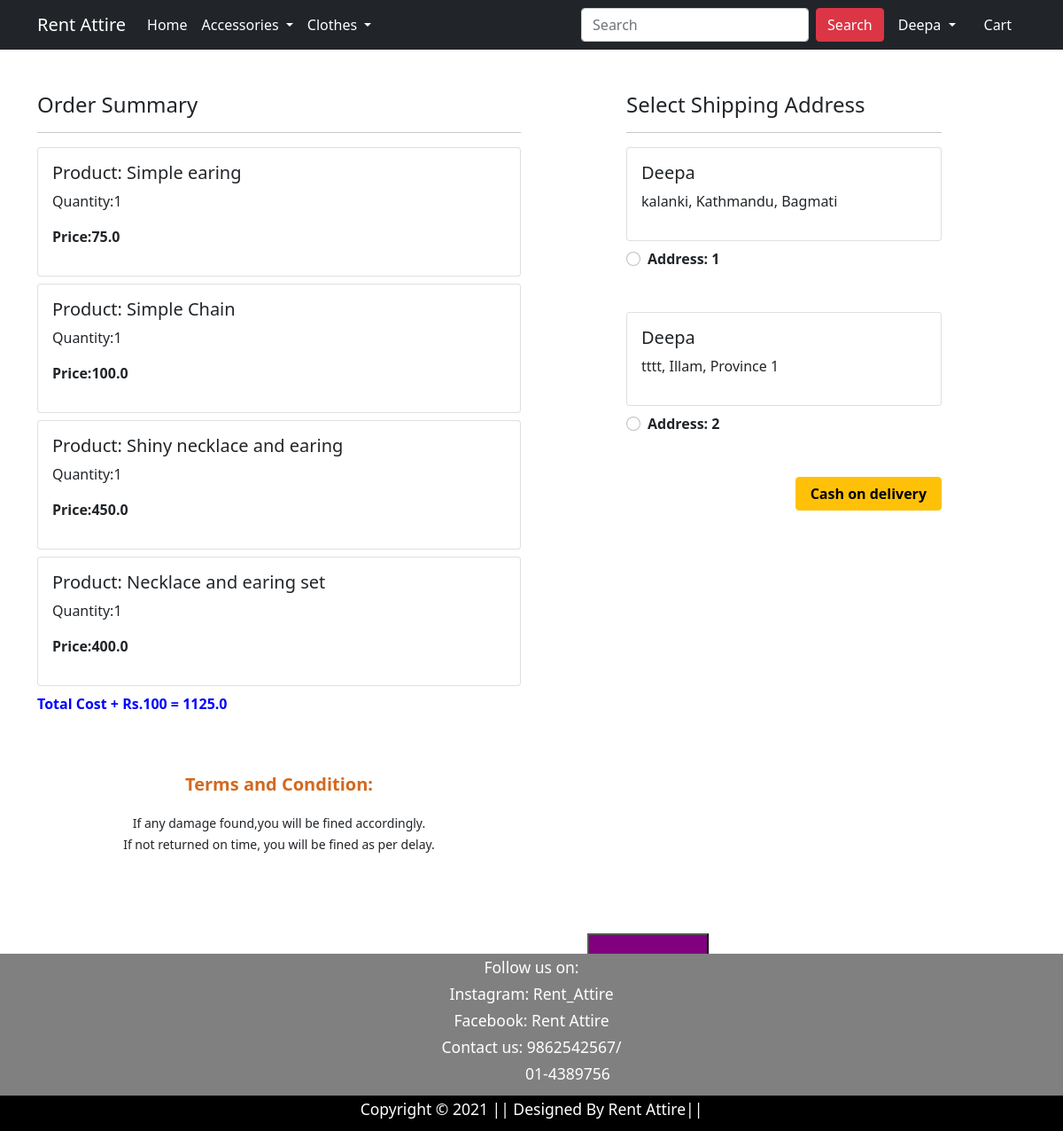
/checkout/ (signed in), run on the app's committed database.
### app/models.py (models this page shows, shortened)
class Cart(models.Model):
    user = models.ForeignKey(User, on_delete=models.CASCADE)
    product = models.ForeignKey(Product, on_delete=models.CASCADE)
    quantity = models.PositiveIntegerField(default = 1)
    rent_duration = models.CharField(max_length=6, default='4 days')
    @property
    def total_cost(self):
     return self.quantity * self.product.discounted_price

class Product(models.Model):
    title = models.CharField(max_length=100)
    renting_price = models.FloatField()
    discounted_price = models.FloatField()
    description = models.TextField()
    category = models.CharField(choices = CATEGORY_CHOICES, max_length=2)
    materialandcare = models.TextField(null=True)
    product_image = models.ImageField(upload_to='producting')

class Customer(models.Model):
    user = models.ForeignKey(User, on_delete=models.CASCADE)
    name = models.CharField(max_length = 200)
    locality = models.CharField(max_length=200)
    city = models.CharField(max_length=50)
    province = models.CharField(choices=PROVINCE_CHOICES, max_length=50)

### app/views.py (the view)
# urls.py: path('checkout/', views.checkout, name='checkout'),
@login_required
def checkout(request):
    user = request.user
    add = Customer.objects.filter(user=user)
    cart_items = Cart.objects.filter(user=user)
    amount = 0.0
    shipping_amount = 100.0
    totalamount = 0.0
    cart_product = [p for p in Cart.objects.all() if p.user==user]
    if cart_product:
        for p in cart_product:
            tempamount = (p.quantity * p.product.discounted_price)
            amount +=tempamount
        totalamount = amount + shipping_amount
    return render(request, 'app/checkout.html', {'add':add, 'totalamount' : totalamount,'cart_items':cart_items})

### app/templates/app/checkout.html (shortened to what this page needs)
{% extends 'app/base.html' %}
{% load static %}
{% block main-content %}
<div class="container">
 <div class="row mt-5">
  <div class="col-sm-6">
    <h4>Order Summary</h4>
    <hr>
    {% for item  in cart_items %}
      <div class="card mb-2">
        <div class="card-body">
          <h5>Product: {{item.product.title}}</h5>
          <p>Quantity:{{item.quantity}}</p>
          <p class="fw-bold">Price:{{item.total_cost}}</p>
        </div>
      </div>
      {% endfor %}
      <p class="fw-bold" style="color: blue;">Total Cost + Rs.100 = {{totalamount}}</p><br><br>
     <p style="text-align:center; color:chocolate; font-size:20px;"> <b>Terms and Condition:</b></p>
   <p style="text-align: center;"> <small>If any damage found,you will be fined accordingly.<br>
    If not returned on time, you will be fined as per delay.</small></p>
  </div>
  <div class="col-sm-4 offset-sm-1">
    <h4>Select Shipping Address</h4>
    <hr>
    <form action="/paymentdone" id = "myform">
     {% for ad in add %}
      <div class="card">
        <div class="card-body">
        <h5>{{ad.name}}</h5>
        <p>{{ad.locality}}, {{ad.city}}, {{ad.province}}</p>
        </div>
      </div>
        <div class="form-check mt-2 mb-5">
          <input class="form-check-input" type="radio" name="custid" id="custadd{{forloop.counter}}"
          value="{{ad.id}}" required >
          <label class="form-check-label fw-bold" for="custadd{{forloop.counter}}">
            Address: {{forloop.counter}} </label>
        </div>
        {% endfor %}
        <div class="text-end">
         <button type="submit" class="btn btn-warning px-3 fw-bold">Cash on delivery</button>
        </div>
      </form>
    </div>
  </div>
</div>
<br>
<br>
<br>
<br>
{% endblock main-content %}
{% block payment-gateway %}
<html>
<head>
</head>
<body>
    <button type="submit" id="payment-button">Pay with Khalti</button>
</body>
</html>
{% endblock payment-gateway %}

### app/templates/app/base.html (shortened to what this page needs)
<!doctype html>
{% load static %}
<html lang="en">
  <head>
    <link href="https://cdn.jsdelivr.net/npm/bootstrap@5.0.0-beta1/dist/css/bootstrap.min.css" rel="stylesheet">
    <link rel="stylesheet" href="{% static 'app/css/owl.carousel.min.css' %}">
    <link rel="stylesheet" href="{% static 'app/css/all.min.css' %}">
    <link rel="stylesheet" href="{% static 'app/css/style.css' %}">
  </head>
  <body>
    <nav class="navbar navbar-expand-lg navbar-dark bg-dark">
     <div class="container">
       <a class="navbar-brand" href="/">Rent Attire</a>
       <div class="collapse navbar-collapse" id="navbarSupportedContent">
         <ul class="navbar-nav me-auto mb-2 mb-lg-0">
           <li class="nav-item">
             <a class="nav-link active" aria-current="page" href="/">Home</a>
           </li>
           <li class="nav-item dropdown">
             <a class="nav-link dropdown-toggle text-white" href="#" id="fashionDropdown" role="button" data-bs-toggle="dropdown" aria-expanded="false">
               Accessories
             </a>
           </li>
           <li class="nav-item dropdown">
             <a class="nav-link dropdown-toggle text-white" href="#" id="fashionDropdown" role="button" data-bs-toggle="dropdown" aria-expanded="false">
               Clothes
             </a>
           </li>
         </ul>
         <form  action="/search" method="GET" class="d-flex">
           <input class="form-control me-2" name="keyword" type="search" placeholder="Search" required aria-label="Search">
           <button class="btn btn-danger" type="submit">Search</button>
         </form>
         <div>
          <ul class="navbar-nav me-auto mb-2 mb-lg-0">
            {% if request.user.is_authenticated %}
           <li class="nav-item dropdown mx-2">
              <a class="nav-link dropdown-toggle text-white" href="#" id="profileDropdown" role="button" data-bs-toggle="dropdown" aria-expanded="false">
                {{request.user.username|capfirst}}
              </a>
            </li>
            <li class="nav-item mx-2">
             <a href="{% url 'showcart' %}" class="nav-link text-white"> Cart </a>
            </li>
            {% endif %}
          </ul>
         </div>
       </div>
     </div>
    </nav>
    {% block main-content %} {% endblock main-content %}
    {% block payment-gateway %} {% endblock payment-gateway %}
    <div class="footer">
    <small class="text-white"> Follow us on:<br> Instagram: Rent_Attire <br> Facebook: Rent Attire <br> Contact us: 9862542567/ <br> &nbsp;&nbsp;&nbsp;&nbsp;&nbsp;&nbsp;&nbsp;&nbsp;&nbsp;&nbsp;&nbsp;&nbsp;&nbsp;&nbsp;&nbsp;&nbsp;&nbsp; 01-4389756</small>
      <div class="footer-bottom">
        <small class="text-white">Copyright &copy; 2021 || Designed By Rent Attire|| </small>
      </div>
    </div>
  </body>
</html>

### app/templates/app/base.html (style rules this page uses)
.footer { position:relative; background-color:gray; text-align: center; font-size: 20px; height: 200px; bottom: 0%; }
.footer .footer-bottom { background-color:black; color:black; height: 40px; width: 100%; text-align: center; position: absolute; font-size: 20px; bottom: 0px; left: 0px; }

### app/templates/app/checkout.html (style rules this page uses)
#payment-button { background-color: purple; position:absolute; right:400px; bottom: 153px; height: 5.5%; font-weight: bold; }

### data on the page
Cart: product "Simple earing", quantity "1", total_cost "75.0"
Cart: product "Simple Chain", quantity "1", total_cost "100.0"
Cart: product "Shiny necklace and earing", quantity "1", total_cost "450.0"
Cart: product "Necklace and earing set", quantity "1", total_cost "400.0"
Customer: name "Deepa", locality "kalanki", city "Kathmandu", province "Bagmati"
Customer: name "Deepa", locality "tttt", city "Illam", province "Province 1"

### other printed values
{{ request.user.username|capfirst }} "Deepa"
{{ totalamount }} "1125.0"
